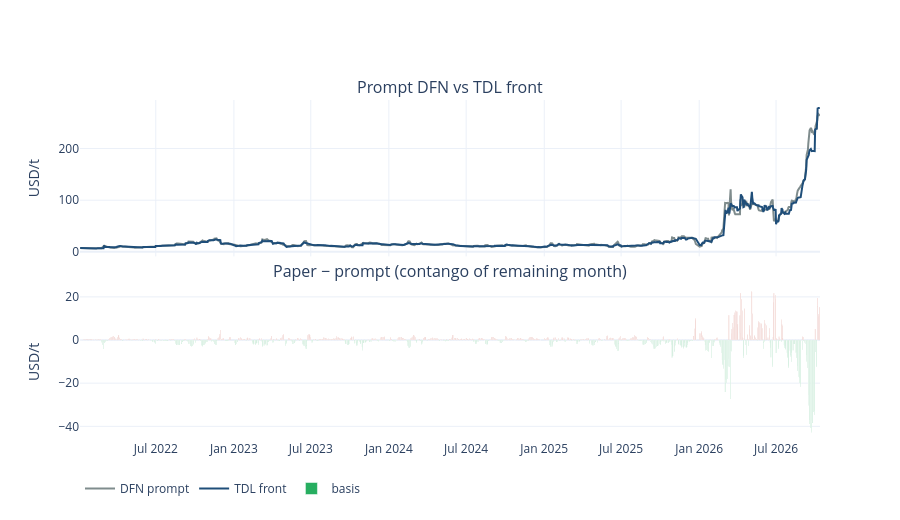

This figure's notebook cell:
### Markdown cell above
## Cash vs paper (daily mini vs remaining month)

`DFN` prompt strip ≈ Baltic TD3C that day in $/t. `TDL` front = FFA for the rest of the month. Gap = paper vs realised-so-far plus remaining-month view (same idea as implied rest-of-month).

### Code cell
spot = dfn.rename(columns={"SETTLE_USD_T": "PROMPT_USD_T"})[["TRADE_DATE", "PROMPT_USD_T"]]
rows = []
for d, g in tdl.groupby("TRADE_DATE"):
    fr = front_n(g, 1, d)
    if fr.empty:
        continue
    rows.append({"TRADE_DATE": d, "M1_USD_T": fr.iloc[0]["SETTLE_USD_T"], "M1": fr.iloc[0]["STRIP"]})
m1_hist = pd.DataFrame(rows)
px = m1_hist.merge(spot, on="TRADE_DATE", how="inner")
px["BASIS"] = px["M1_USD_T"] - px["PROMPT_USD_T"]

fig = make_subplots(rows=2, cols=1, shared_xaxes=True, vertical_spacing=0.08,
                    subplot_titles=("Prompt DFN vs TDL front", "Paper − prompt (contango of remaining month)"))
fig.update_layout(template="plotly_white", height=520, legend=dict(orientation="h"))
fig.add_trace(go.Scatter(x=px["TRADE_DATE"], y=px["PROMPT_USD_T"], name="DFN prompt", line=dict(color="#7f8c8d")), 1, 1)
fig.add_trace(go.Scatter(x=px["TRADE_DATE"], y=px["M1_USD_T"], name="TDL front", line=dict(color="#1f4e79")), 1, 1)
fig.add_trace(go.Bar(x=px["TRADE_DATE"], y=px["BASIS"], name="basis",
                     marker_color=["#c0392b" if v > 0 else "#27ae60" for v in px["BASIS"]]), 2, 1)
fig.update_yaxes(title_text="USD/t", row=1, col=1)
fig.update_yaxes(title_text="USD/t", row=2, col=1)
fig.show()

last = px.iloc[-1]
display(Markdown(
    f"Last overlap **{last['TRADE_DATE']}**: prompt {last['PROMPT_USD_T']:.2f} vs {last['M1']} {last['M1_USD_T']:.2f} "
    f"(paper {last['BASIS']:+.2f} $/t). Positive = FFA above spot (market sees remaining days softer or already-printed days cheaper)."
))

### Figure 1 — Plotly figure (JSON) as saved in the notebook; plotly's stock layout.template omitted (floating-point values rounded to 4 significant figures; data arrays with more than 128 entries replaced by an {"elided": "..."} marker saying what was removed)
{"data": [{"line": {"color": "#7f8c8d"}, "name": "DFN prompt", "type": "scatter", "x": {"elided": "1193 str values"}, "xaxis": "x", "y": {"elided": "1193 float values"}, "yaxis": "y"}, {"line": {"color": "#1f4e79"}, "name": "TDL front", "type": "scatter", "x": {"elided": "1193 str values"}, "xaxis": "x", "y": {"elided": "1193 float values"}, "yaxis": "y"}, {"marker": {"color": {"elided": "1193 str values"}}, "name": "basis", "type": "bar", "x": {"elided": "1193 str values"}, "xaxis": "x2", "y": {"elided": "1193 float values"}, "yaxis": "y2"}], "layout": {"annotations": [{"font": {"size": 16}, "showarrow": false, "text": "Prompt DFN vs TDL front", "x": 0.5, "xanchor": "center", "xref": "paper", "y": 1, "yanchor": "bottom", "yref": "paper"}, {"font": {"size": 16}, "showarrow": false, "text": "Paper − prompt (contango of remaining month)", "x": 0.5, "xanchor": "center", "xref": "paper", "y": 0.46, "yanchor": "bottom", "yref": "paper"}], "height": 520, "legend": {"orientation": "h"}, "xaxis": {"anchor": "y", "domain": [0, 1], "matches": "x2", "showticklabels": false}, "xaxis2": {"anchor": "y2", "domain": [0, 1]}, "yaxis": {"anchor": "x", "domain": [0.54, 1], "title": {"text": "USD/t"}}, "yaxis2": {"anchor": "x2", "domain": [0, 0.46], "title": {"text": "USD/t"}}}}
